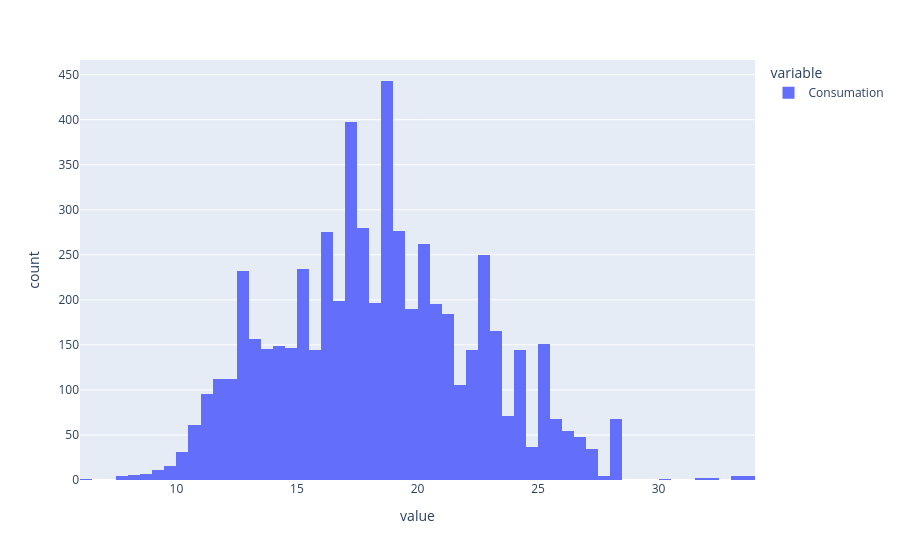

This figure's notebook cell:
### Code cell
px.histogram(data['Consumation'])

### Figure 1 — Plotly figure (JSON) as saved in the notebook; plotly's stock layout.template omitted (floating-point values rounded to 4 significant figures; data arrays with more than 128 entries replaced by an {"elided": "..."} marker saying what was removed)
{"data": [{"bingroup": "x", "hovertemplate": "variable=Consumation<br>value=%{x}<br>count=%{y}<extra></extra>", "legendgroup": "Consumation", "marker": {"color": "#636efa", "pattern": {"shape": ""}}, "name": "Consumation", "orientation": "v", "showlegend": true, "type": "histogram", "x": {"elided": "5918 float values"}, "xaxis": "x", "yaxis": "y"}], "layout": {"barmode": "relative", "legend": {"title": {"text": "variable"}, "tracegroupgap": 0}, "margin": {"t": 60}, "xaxis": {"anchor": "y", "domain": [0, 1], "title": {"text": "value"}}, "yaxis": {"anchor": "x", "domain": [0, 1], "title": {"text": "count"}}}}
